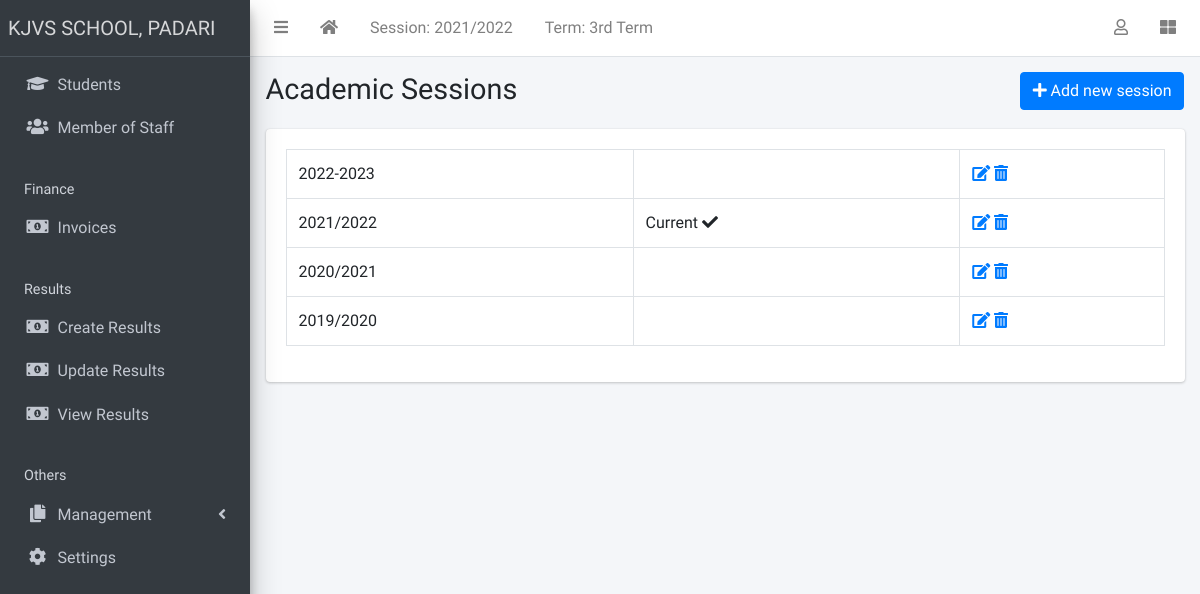
The page /session/list/ (signed in) on the database its author committed.
### apps/corecode/models.py (models this page shows, shortened)
class AcademicSession(models.Model):
    name = models.CharField(max_length=200, unique=True)
    current = models.BooleanField(default=True)
    class Meta:
        ordering = ["-name"]
    def __str__(self):
        return self.name

class AcademicTerm(models.Model):
    name = models.CharField(max_length=20, unique=True)
    current = models.BooleanField(default=True)
    class Meta:
        ordering = ["name"]

class SiteConfig(models.Model):
    key = models.SlugField()
    value = models.CharField(max_length=200)

### apps/corecode/views.py (the view)
# urls.py: path("session/list/", SessionListView.as_view(), name="sessions"),
class SessionListView(LoginRequiredMixin, SuccessMessageMixin, ListView):
    model = AcademicSession
    template_name = "corecode/session_list.html"
    def get_context_data(self, **kwargs):
        context = super().get_context_data(**kwargs)
        context["form"] = AcademicSessionForm()
        return context

### apps/corecode/context_processors.py (called while the page is built)
def site_defaults(request):
    current_session = AcademicSession.objects.get(current=True)
    current_term = AcademicTerm.objects.get(current=True)
    vals = SiteConfig.objects.all()
    contexts = {
        "current_session": current_session.name,
        "current_term": current_term.name,
    }
    for val in vals:
        contexts[val.key] = val.value
    return contexts

### apps/corecode/templates/corecode/session_list.html (shortened to what this page needs)
{% extends 'base.html' %}
{% load widget_tweaks %}
{% block title %}
Academic Sessions
{% endblock title %}
{% block breadcrumb %}
  <a class="btn btn-primary" href="#" data-toggle="modal" data-target="#modal1">
    <i class="fa fa-plus"></i>
    Add new session
  </a>
{% endblock breadcrumb %}
{% block content %}
  <div class="row">
    <div class="col-sm-12">
        <table class="table table-bordered">
          <tbody>
            {% for object in object_list %}
            <tr>
              <td>{{ object }}</td>
              <td>
                {% if object.current == True %}
                  Current <i class="fa fa-check"></i>
                {% endif %}
              </td>
              <td><a href="{% url 'session-update' object.id %}"><i
                    class="fa fa-edit"></i></a> <a
                  href="{% url 'session-delete' object.id %}"><i
                    class="fa fa-trash-alt"></i></a></td>
            </tr>
            {% endfor %}
          </tbody>
        </table>
    </div>
  </div>
{% endblock content %}

### templates/base.html (shortened to what this page needs)
{% load static %}
<!DOCTYPE html>
<html lang="en">
<head>
  <link rel="stylesheet" href="{% static 'plugins/fontawesome-free/css/all.min.css' %}">
  <link rel="stylesheet" href="{% static 'plugins/toastr/toastr.min.css' %}">
  <link rel="stylesheet"
    href="{% static 'plugins/overlayScrollbars/css/OverlayScrollbars.min.css' %}">
  <link rel="stylesheet" href="{% static 'plugins/Datatables/datatables.min.css' %}" />
  <link rel="stylesheet" href="{% static 'dist/css/adminlte.min.css' %}">
</head>
<body
  class="hold-transition sidebar-mini layout-fixed layout-navbar-fixed layout-footer-fixed">
  <div class="wrapper">
    <nav class="main-header navbar navbar-expand navbar-white navbar-light">
      <ul class="navbar-nav">
        <li class="nav-item">
          <a class="nav-link" data-widget="pushmenu" href="#" role="button"><i
              class="fas fa-bars"></i></a>
        </li>
        <li class="nav-item d-none d-sm-inline-block">
          <a href="{% url 'dashboard' %} " class="nav-link"><i class="fa fa-home"></i></a>
        </li>
        <li class="nav-item d-none d-sm-inline-block">
          <a href="{% url 'current-session' %}" class="nav-link">Session: {{ current_session }}</a>
        </li>
        <li class="nav-item d-none d-sm-inline-block">
          <a href="{% url 'current-session' %}" class="nav-link">Term: {{ current_term }}</a>
        </li>
      </ul>
      <ul class="navbar-nav ml-auto">
        <li class="nav-item dropdown">
          <a class="nav-link" data-toggle="dropdown" href="#">
            <i class="far fa-user"></i>
          </a>
        </li>
        <li class="nav-item">
          <a class="nav-link" data-widget="control-sidebar" data-slide="true"
            href="#" role="button"><i class="fas fa-th-large"></i></a>
        </li>
      </ul>
    </nav>
    <aside class="main-sidebar sidebar-dark-primary elevation-4">
      <a href="{% url 'home' %}" class="brand-link">{{ school_name | default:"MySchool" }}</a>
      <div class="sidebar">
        <nav class="mt-2">
          <ul class="nav nav-pills nav-sidebar flex-column"
            data-widget="treeview" role="menu" data-accordion="false">
            <li class="nav-item">
              <a href="{% url 'student-list' %}" class="nav-link">
                <i class="nav-icon fas fa-graduation-cap"></i>
                <p>
                  Students
                </p>
              </a>
            </li>
            <li class="nav-item">
              <a href="{% url 'staff-list' %}" class="nav-link">
                <i class="nav-icon fas fa-users"></i>
                <p>
                  Member of Staff
                </p>
              </a>
            </li>
            <li class="nav-header">Finance</li>
            <li class="nav-item">
              <a href="{% url 'invoice-list' %}" class="nav-link">
                <i class="nav-icon fas fa-money-bill-alt"></i>
                <p>
                  Invoices
                </p>
              </a>
            </li>
            <li class="nav-header">Results</li>
            <li class="nav-item">
              <a href="{% url 'create-result' %}" class="nav-link">
                <i class="nav-icon fas fa-money-bill-alt"></i>
                <p>
                  Create Results
                </p>
              </a>
            </li>
            <li class="nav-item">
              <a href="{% url 'edit-results' %}" class="nav-link">
                <i class="nav-icon fas fa-money-bill-alt"></i>
                <p>
                  Update Results
                </p>
              </a>
            </li>
            <li class="nav-item">
              <a href="{% url 'view-results' %}" class="nav-link">
                <i class="nav-icon fas fa-money-bill-alt"></i>
                <p>
                  View Results
                </p>
              </a>
            </li>
            <li class="nav-header">Others</li>
            <li class="nav-item has-treeview">
              <a href="#" class="nav-link">
                <i class="nav-icon fas fa-copy"></i>
                <p>
                  Management
                  <i class="fas fa-angle-left right"></i>
                </p>
              </a>
            </li>
            <li class="nav-item">
              <a href="{% url 'configs' %}" class="nav-link">
                <i class="nav-icon fas fa-cog"></i>
                <p>
                  Settings
                </p>
              </a>
            </li>
          </ul>
        </nav>
      </div>
    </aside>
    <div class="content-wrapper">
      <section class="content-header">
        <div class="container-fluid">
          <div class="row mb-1">
            <div class="col-sm-8">
              <h1>{% block title %}{% endblock title %}</h1>
            </div>
            <div class="col-sm-4">
              <ol class="breadcrumb float-sm-right">
                <li class="breadcrumb-item">{% block breadcrumb %}{% endblock breadcrumb %}</li>
              </ol>
            </div>
          </div>
        </div>
      </section>
      <section class="content">
        <div class="container-fluid">
          <div class="row">
            <div class="col-md-12">
              {% block fullcard %}
              <div class="card">
                <div class="card-body">
                  <div class="row">
                    <div class="col">
                      {% block content %}
                      {% endblock content %}
                    </div>
                  </div>
                </div>
              </div>
              {% endblock fullcard %}
            </div>
          </div>
        </div>
      </section>
    </div>
  </div>
</body>
</html>

### rows shown on the page
AcademicSession: name "2021/2022", current "Current"
AcademicTerm: name "3rd Term"
SiteConfig: value "KJVS SCHOOL, PADARI"
AcademicSession: name "2022-2023"
AcademicSession: name "2020/2021"
AcademicSession: name "2019/2020"
